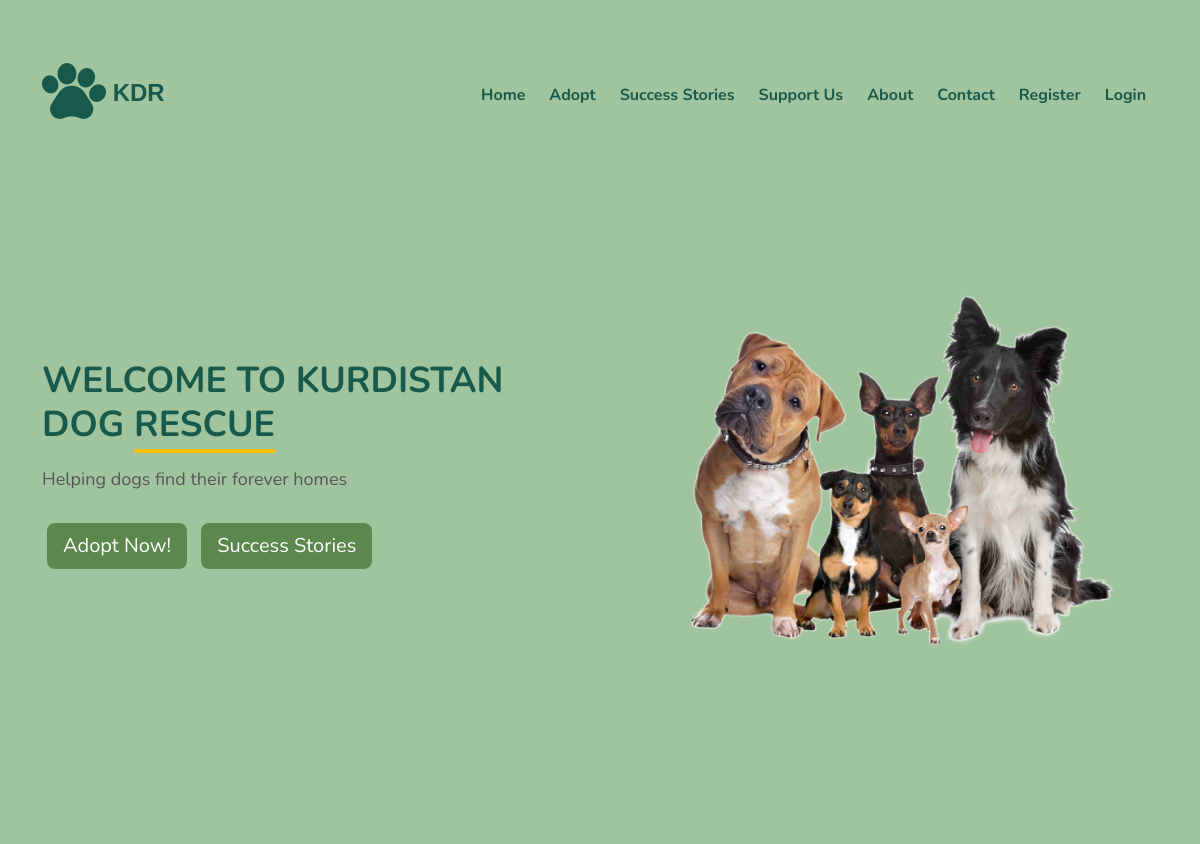
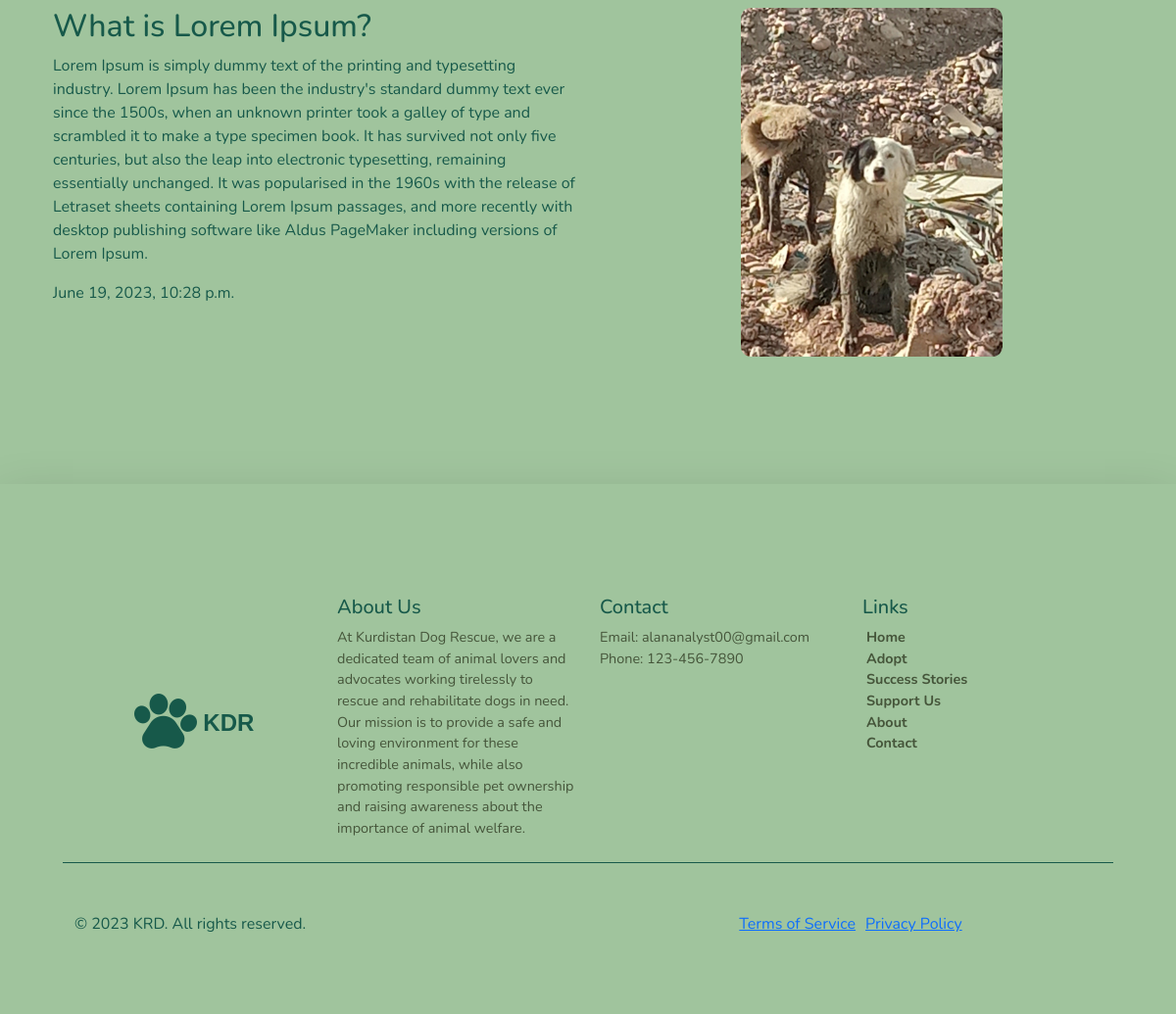
The app's page /success-stories/post1 with its own data (2 pictures, top to bottom).
### posts_app/models.py (models this page shows, shortened)
class Post(models.Model):
    title = models.CharField(max_length=100)
    slug = models.SlugField()
    body = models.TextField()
    date = models.DateTimeField(auto_now_add=True)
    thumbnail = models.ImageField(upload_to='post_thumbnails/', default='post_thumbnails/default_thumb.png', blank=True)

### posts_app/views.py (the view)
# urls.py: path('<slug:slug>', views.post_detail, name='post_detail'),
def post_detail(request, slug=None):
    post_obj = None
    if slug is not None:
        try:
            post_obj = Post.objects.get(slug=slug)
        except: raise Http404
    context = {
        'object': post_obj,
    }
    return render(request, 'posts_app/detail.html', context)

### posts_app/templates/posts_app/detail.html (shortened to what this page needs)
{% extends 'base.html' %} {% block content %}
    <body>
        <div class="container">
          <div class="row">
            <div class="col-md-6">
              <h2>{{object.title}}</h2>
            <p>{{object.body}}</p>
            <p>{{object.date}}</p>
            </div>
            <div class="col-md-6 cont">
              <div class="image-container">
                <img src="{{ object.thumbnail.url }}" class="img-fluid imgg" alt="Image">
              </div>
            </div>
          </div>
        </div>
      </div>
{% endblock content %}

### static/styles/main.css (style rules this page uses)
* { font-family: "Nunito", sans-serif; }
body { background-color: #f7ffe5; }

### posts_app/templates/posts_app/detail.html (style rules this page uses)
body { background-color: #f8f9fa; }
.container { margin-top: 50px; }
.image-container { display: flex; align-items: center; justify-content: center; align-items: center; }
.image-container img { object-fit: cover; height: 100%; margin-left: 20px; width: 50%; border-radius: 10px; }

### records on screen
Post: title "What is Lorem Ipsum?", body "Lorem Ipsum is simply dummy text of the printing and typesetting industry. Lorem Ipsum has been the industry's standard dummy text ever since the 1500s, when an unknown printer took a galley of type and scrambled it to make a type specimen book. It has survived not only five centuries, but also the leap into electronic typesetting, remaining essentially unchanged. It was popularised in the 1960s with the release of Letraset sheets containing Lorem Ipsum passages, and more recently with desktop publishing software like Aldus PageMaker including versions of Lorem Ipsum.", date "June 19, 2023, 10:28 p.m.", thumbnail (picture)
